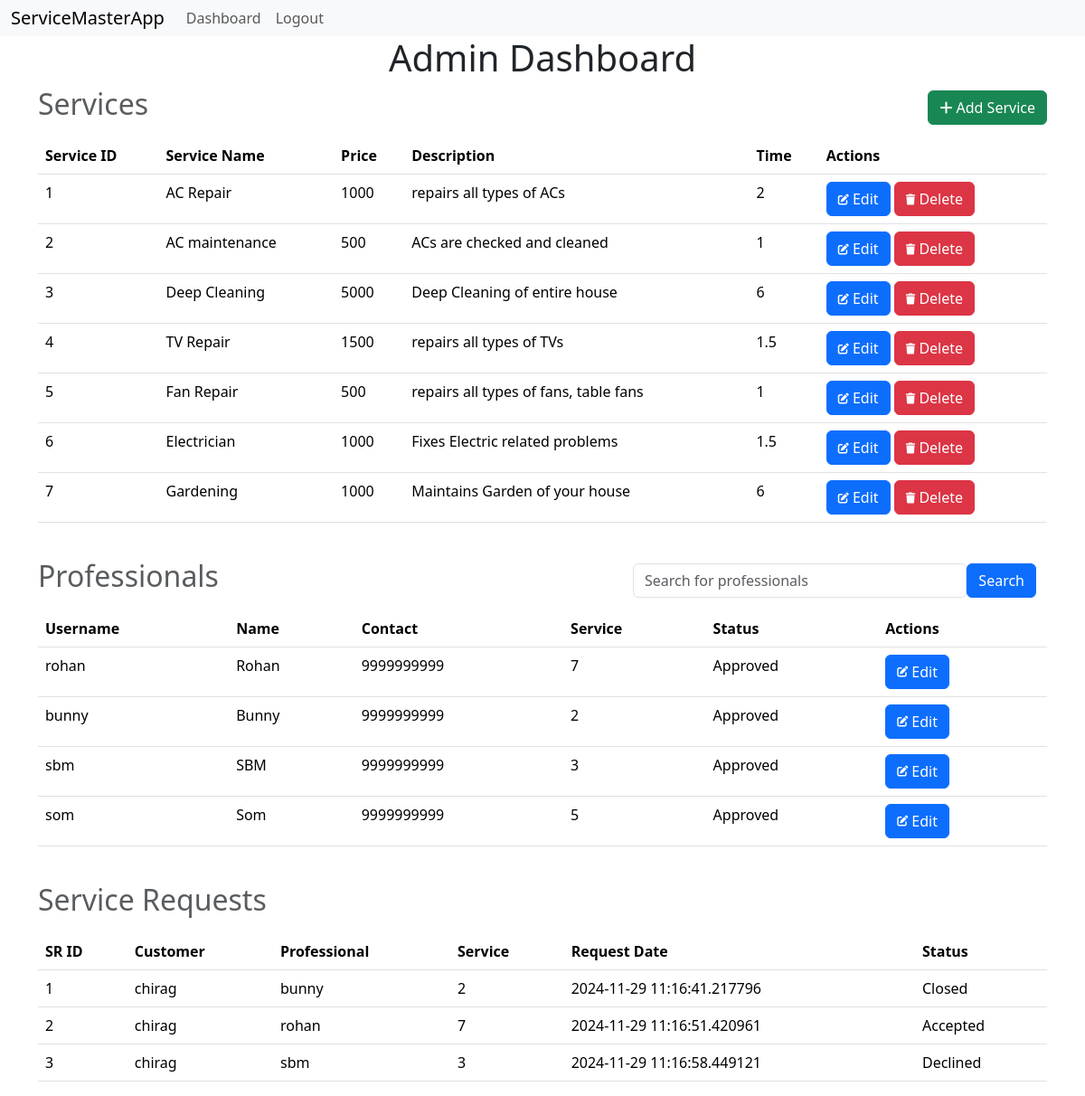
Before: /admin (signed in) with the older database file.
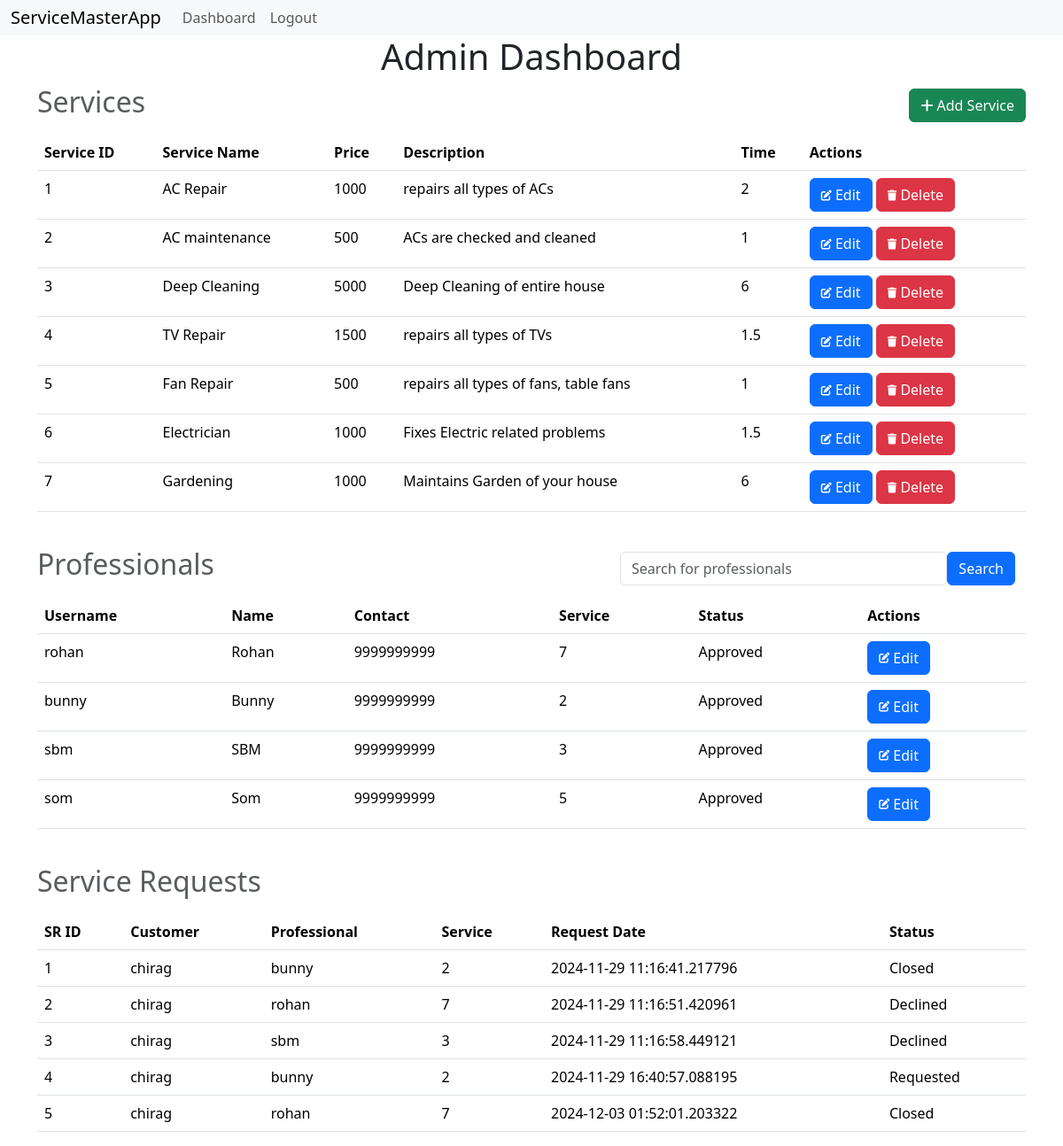
After: the same page with the newer database file.
### models.py (models this page shows, shortened)
class Service(db.Model):
    __tablename__='service'
    id=db.Column(db.Integer,primary_key=True)
    name=db.Column(db.String(32),nullable=False)
    price=db.Column(db.Integer, nullable=False)
    description=db.Column(db.String(512), nullable=False)
    time=db.Column(db.Integer,nullable=False)
    professionals=db.relationship('Professional', backref='service', lazy=True)

class Professional(db.Model):
    __tablename__='professional'
    id=db.Column(db.Integer, primary_key=True)
    username=db.Column(db.String(32), nullable=False, unique=True)
    passwordhash=db.Column(db.String(512), nullable=False)
    name=db.Column(db.String(64), nullable=False)
    contact=db.Column(db.Integer, nullable=False)
    service_id=db.Column(db.Integer, db.ForeignKey('service.id'), nullable=False)
    experience=db.Column(db.Integer, nullable=False)
    pincode=db.Column(db.String(8), nullable=False)
    utype=db.Column(db.String(16), nullable=False, default='Professional')
    status=db.Column(db.String(16), nullable=True, default='Pending')
    profile=db.Column(db.String(512), nullable=False)
    is_admin=db.Column(db.Boolean, nullable=False, default=False)
    @property
    def password(self):
        raise AttributeError('password is not a readable attribute')

class ServiceRequest(db.Model):
    __tablename__='servicerequests'
    servicereqid=db.Column(db.Integer,primary_key=True)
    cuser=db.Column(db.String(32),db.ForeignKey('customer.username'),nullable=False)
    puser=db.Column(db.String(32),db.ForeignKey('professional.username'),nullable=False)
    service_id=db.Column(db.Integer, db.ForeignKey('service.id'), nullable=False)
    requestdate=db.Column(db.DateTime, nullable=False)
    completedate=db.Column(db.DateTime, nullable=True)
    status=db.Column(db.String(32), nullable=False)
    rating=db.Column(db.String(32), nullable=True)
    review=db.Column(db.String(512), nullable=True)
    customers=db.relationship('Customer', backref='servicerequests', lazy=True)
    services=db.relationship('Service', backref='servicerequests', lazy=True)
    professionals=db.relationship('Professional', backref='servicerequests', lazy=True)

### routes.py (the view)
@app.route('/admin')
@admin_required
def admin():
    user=Customer.query.get(session['user_id'])
    if not user.is_admin:
        flash('Unauthorized Access')
        session.pop('user_id', None)
        return redirect(url_for('login'))
    psearch=request.args.get('psearch')
    if not psearch:
        return render_template('admin.html', user=user, service=Service.query.all(), professional=Professional.query.filter_by(is_admin=False), servreq=ServiceRequest.query.all())
    return render_template('admin.html', user=user, service=Service.query.all(), professional=Professional.query.filter(Professional.username.ilike('%' + psearch + '%')).all(), servreq=ServiceRequest.query.all())

### routes.py (called while the page is built)
def admin_required(func):
    @wraps(func)
    def inner(*args, **kwargs):
        if 'user_id' not in session:
            flash('Please Login')
            return redirect(url_for('login'))
        cuser=Customer.query.get(session['user_id'])
        puser=Professional.query.get(session['user_id'])
        if not cuser.is_admin or not puser.is_admin:
            flash('Unauthorzied Access')
            return redirect(url_for('login'))
        else:
            return func(*args, **kwargs)
    return inner

### templates/admin.html (shortened to what this page needs)
{% extends 'layout.html' %}
{% block content %}
    <h1>Admin Dashboard</h1>
    <div class="heading">
        <h2 class="text-muted">Services</h2>
        <a class="btn btn-success" href="{{url_for('add_services')}}">
            <i class="fas fa-plus"></i>
            Add Service
        </a>
    </div>
    <table class="table">
        <thead>
            <th>Service ID</th>
            <th>Service Name</th>
            <th>Price</th>
            <th>Description</th>
            <th>Time</th>
            <th>Actions</th>
        </thead>
        <tbody>
            {% for s in service %}
                <tr>
                    <td>{{s.id}}</td>
                    <td>{{s.name}}</td>
                    <td>{{s.price}}</td>
                    <td>{{s.description}}</td>
                    <td>{{s.time}}</td>
                    <td>
                        <a class="btn btn-primary" href="{{url_for('edit_service', service_id=s.id)}}">
                            <i class="fas fa-edit fa-xs"></i>
                            Edit
                        </a>
                        <a class="btn btn-danger" href="{{url_for('delete_service', service_id=s.id)}}">
                            <i class="fas fa-trash fa-xs"></i>
                            Delete
                        </a>
                    </td>
                </tr>
            {% endfor %}
        </tbody>
    </table>
    <br>
    <div class="heading">
        <h2 class="text-muted">Professionals</h2>
        <div class="container-fluid">
            <form class="psearchbar">
            <input type="text" class="form-control" id="psearch" name="psearch" placeholder="Search for professionals">
            <button type="submit" class="btn btn-primary">Search</button>
            </form>
        </div>
    </div>
    <table class="table">
        <thead>
            <th>Username</th>
            <th>Name</th>
            <th>Contact</th>
            <th>Service</th>
            <th>Status</th>
            <th>Actions</th>
        </thead>
        <tbody>
            {% for p in professional %}
                <tr>
                    <td>{{p.username}}</td>
                    <td>{{p.name}}</td>
                    <td>{{p.contact}}</td>
                    <td>{{p.service_id}}</td>
                    <td>{{p.status}}</td>
                    <td><a class="btn btn-primary" href="{{url_for('update_professional', professional_id=p.id)}}">
                        <i class="fas fa-edit fa-xs"></i>
                        Edit
                    </a></td>
                </tr>
            {% endfor %}
        </tbody>
    </table>
    <br>
    <div class="heading">
        <h2 class="text-muted">Service Requests</h2>
    </div>
    <table class="table">
        <thead>
            <th>SR ID</th>
            <th>Customer</th>
            <th>Professional</th>
            <th>Service</th>
            <th>Request Date</th>
            <th>Status</th>
        </thead>
        <tbody>
            {% for sr in servreq %}
                <tr>
                    <td>{{sr.servicereqid}}</td>
                    <td>{{sr.cuser}}</td>
                    <td>{{sr.puser}}</td>
                    <td>{{sr.service_id}}</td>
                    <td>{{sr.requestdate}}</td>
                    <td>{{sr.status}}</td>
                </tr>
            {% endfor %}
        </tbody>
    </table>
{% endblock %}

### templates/layout.html (shortened to what this page needs)
<!DOCTYPE html>
<html lang="en">
<head>
    <link href="https://cdn.jsdelivr.net/npm/bootstrap@5.3.3/dist/css/bootstrap.min.css" rel="stylesheet">
    <link rel="stylesheet" href="https://cdnjs.cloudflare.com/ajax/libs/font-awesome/6.6.0/css/all.min.css">
</head>
<body>
    {% include 'navbar.html' %}
    <div class="container">
        {% block content %}
        {% endblock %}
    </div>
</body>
</html>

### templates/navbar.html (shortened to what this page needs)
<nav class="navbar navbar-expand-lg bg-body-tertiary">
    <div class="container-fluid">
      <a class="navbar-brand" href="/">ServiceMasterApp</a>
      <div class="collapse navbar-collapse" id="navbarNav">
        <ul class="navbar-nav">
          {% if user and user.is_admin %}
          <li class="nav-item">
            <a class="nav-link" href="{{url_for('admin')}}">Dashboard</a>
          </li>
          <li class="nav-item">
            <a class="nav-link" href="{{url_for('logout')}}">Logout</a>
          </li>
          {% endif %}
        </ul>
      </div>
    </div>
  </nav>

### templates/admin.html (style rules this page uses)
.heading { display: flex; justify-content: space-between; align-items: center; flex-direction: row; margin-bottom: 10px; }
h1 { text-align: center; }
.psearchbar { display: flex; flex-direction: row; align-items: flex-end; width: 50%; margin-left: 50%; }

### templates/navbar.html (style rules this page uses)
.navbar { width: 100%; padding: 0px; }

Changed rows visible on the page:
changed ServiceRequest id 2: status "Accepted" → "Declined"
added ServiceRequest: servicereqid "4", cuser "chirag", puser "bunny", service_id "2", requestdate "2024-11-29 16:40:57.088195", status "Requested"
added ServiceRequest: servicereqid "5", cuser "chirag", puser "rohan", service_id "7", requestdate "2024-12-03 01:52:01.203322", status "Closed"
